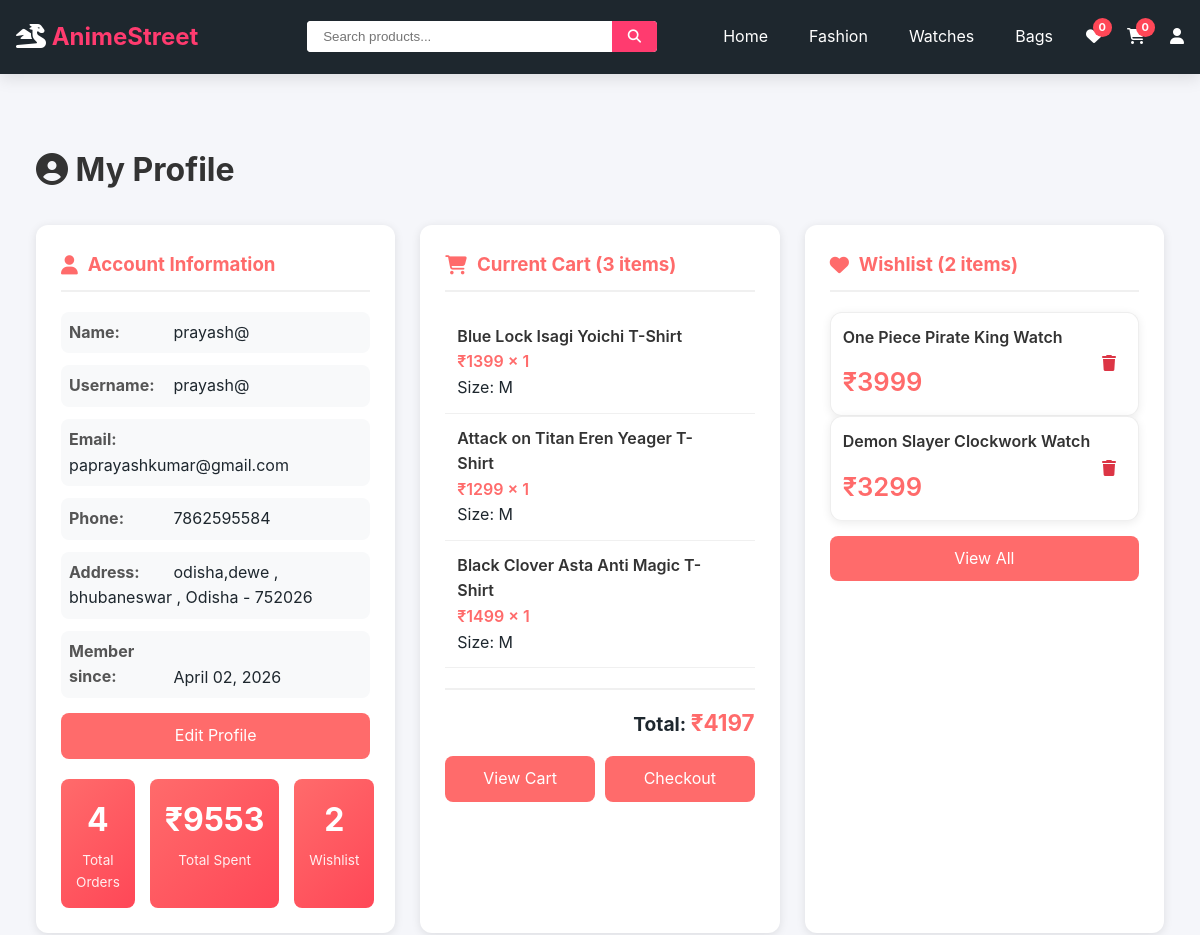
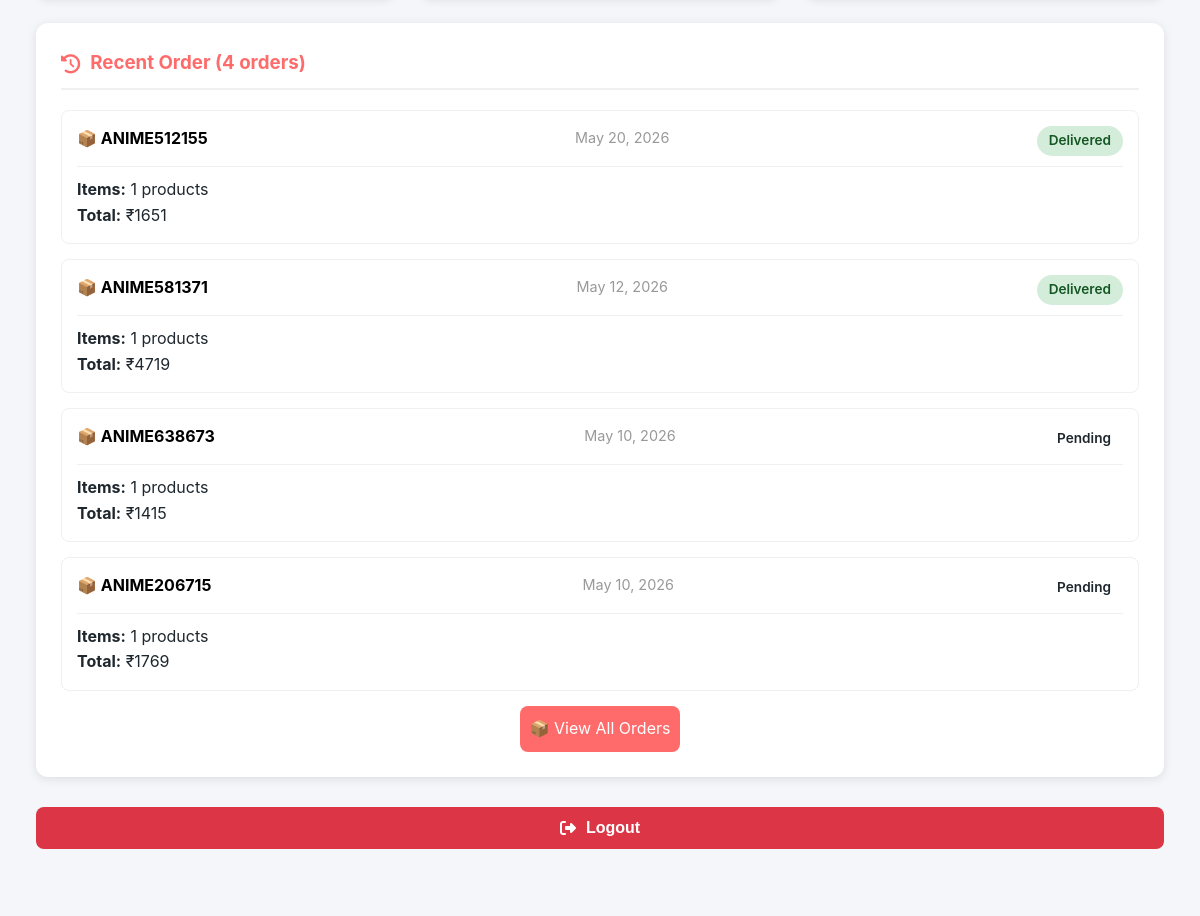
Page /profile/ (signed in, upper part) on the earlier database version (2 pictures, top to bottom).
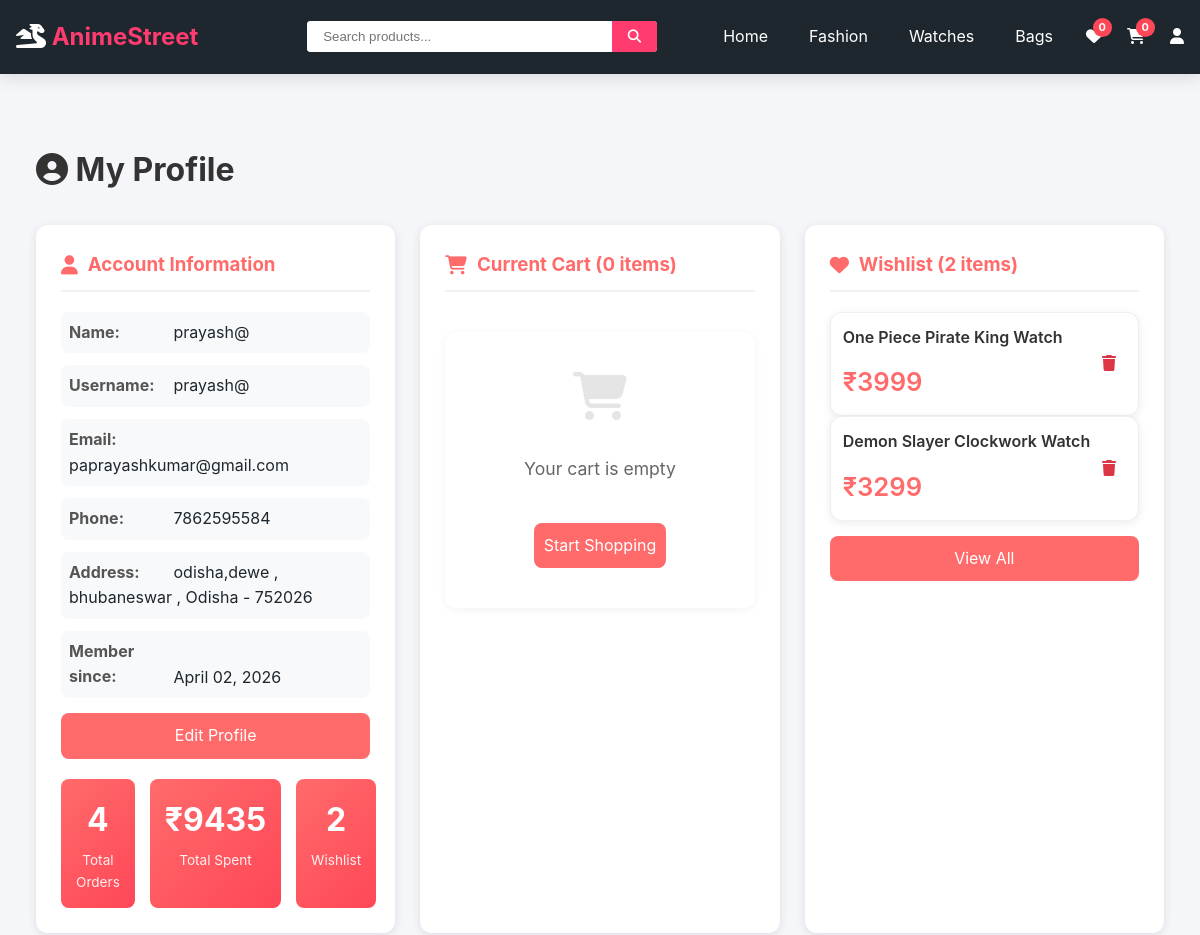
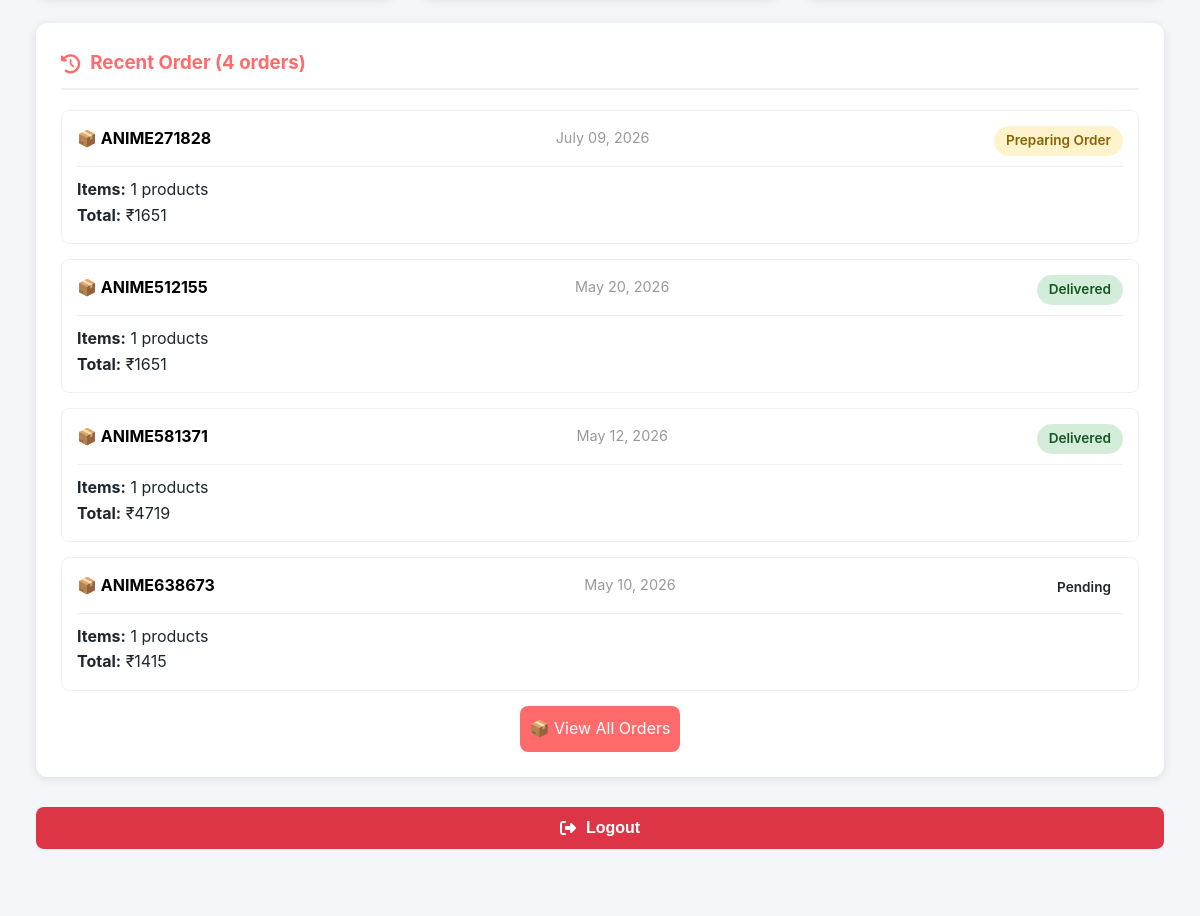
Same page on the later database version (2 pictures, top to bottom).
### shop/models.py (models this page shows, shortened)
class CartItem(models.Model):
    cart = models.ForeignKey(Cart, on_delete=models.CASCADE, related_name='items')
    product = models.ForeignKey(Product, on_delete=models.CASCADE)
    size = models.CharField(max_length=10, default='M')
    quantity = models.PositiveIntegerField(default=1)
    def get_total(self):
        return self.product.price * self.quantity
    class Meta:
        unique_together = ['cart', 'product', 'size']

class Product(models.Model):
    product_id = models.IntegerField(unique=True)
    name = models.CharField(max_length=200)
    price = models.DecimalField(max_digits=10, decimal_places=2)
    category = models.ForeignKey(Category, on_delete=models.CASCADE, related_name='products')
    sub_category = models.CharField(max_length=50, blank=True, null=True)
    type = models.CharField(max_length=100, blank=True)
    image = models.CharField(max_length=500, blank=True, null=True)
    image_url = models.URLField(max_length=500, blank=True, null=True)
    rating = models.DecimalField(max_digits=3, decimal_places=2, default=4.5)
    reviews = models.IntegerField(default=0)
    description = models.TextField(blank=True)
    sizes = models.JSONField(default=list)
    in_stock = models.BooleanField(default=True)
    featured = models.BooleanField(default=False)
    created_at = models.DateTimeField(auto_now_add=True)

class WishlistItem(models.Model):
    wishlist = models.ForeignKey(Wishlist, on_delete=models.CASCADE, related_name='items')
    product = models.ForeignKey(Product, on_delete=models.CASCADE)
    added_at = models.DateTimeField(auto_now_add=True)
    class Meta:
        unique_together = ['wishlist', 'product']

class Order(models.Model):
    user = models.ForeignKey(User, on_delete=models.CASCADE)
    total_price = models.DecimalField(max_digits=10, decimal_places=2)
    payment_method = models.CharField(max_length=10, default="COD")
    transaction_id = models.CharField(max_length=100, blank=True, null=True)
    payment_screenshot = models.ImageField(upload_to='payments/', blank=True, null=True)
    payment_status = models.CharField(max_length=20, default="Pending")
    STATUS_CHOICES = [
    ('pending', 'Pending'),
    ('paid', 'Payment Confirmed'),
    ('processing', 'Preparing Order'),
    ('packed', 'Packed'),
    ('shipped', 'Shipped'),
    ('out_for_delivery', 'Out for Delivery'),
    ('delivered', 'Delivered'),
    ]
    status = models.CharField(
    max_length=30,
    choices=STATUS_CHOICES,
    default='pending'
)
    order_id = models.CharField(max_length=20, unique=True, blank=True)
    tracking_id = models.CharField(max_length=100, blank=True, null=True)
    created_at = models.DateTimeField(auto_now_add=True)

### shop/views.py (the view)
# urls.py: path('profile/', views.profile, name='profile'),
@login_required
def profile(request):
    cart, created = Cart.objects.get_or_create(user=request.user)
    wishlist, created = Wishlist.objects.get_or_create(user=request.user)
    orders = Order.objects.filter(user=request.user)\
        .prefetch_related('items')\
        .order_by('-created_at')[:4]
    cart_items = cart.items.select_related('product').all()
    wishlist_items = wishlist.items.select_related('product').all()
    cart_total = cart.get_total()
    total_orders = orders.count()
    total_spent = sum(order.total_price for order in orders)
    context = {
        'user': request.user,
        'cart_items': cart_items,
        'wishlist_items': wishlist_items,
        'orders': orders,
        'cart_total': cart_total,
        'total_orders': total_orders,
        'total_spent': total_spent,
    }
    return render(request, 'shop/profile.html', context)

### shop/context_processors.py (called while the page is built)
def cart_count(request):
    if request.user.is_authenticated:
        try:
            cart, created = Cart.objects.get_or_create(user=request.user)
            count = cart.get_total_items()
        except:
            count = 0
    else:
        count = 0
    return {'cart_count': count}

### shop/models.py (called while the page is built)
    def get_total(self):
        return sum(item.get_total() for item in self.items.all())

    def get_total_items(self):
        return sum(item.quantity for item in self.items.all())

### shop/templates/shop/profile.html (shortened to what the changed rows need)
{% extends 'shop/base.html' %}
{% load static %}
{% block content %}
<div class="container">
    <div class="profile-container">
        <h1><i class="fas fa-user-circle"></i> My Profile</h1>
        <div class="profile-grid">
            <div class="profile-card user-info">
                <div class="stats-grid">
                    <div class="stat-box">
                        <div class="stat-number">₹{{ total_spent|floatformat:0 }}</div>
                        <div class="stat-label">Total Spent</div>
                    </div>
                </div>
            </div>
            <div class="profile-card">
                <h3><i class="fas fa-shopping-cart"></i> Current Cart ({{ cart_items|length }} items)</h3>
                {% if cart_items %}
                <div>
                    {% for item in cart_items %}
                    <div class="cart-item">
                        <div class="cart-item-info">
                            <div class="cart-item-name">{{ item.product.name }}</div>
                            <div class="cart-item-price">₹{{ item.product.price|floatformat:0 }} × {{ item.quantity }}
                            </div>
                            <div class="cart-item-size">Size: {{ item.size }}</div>
                        </div>
                        <div class="cart-item-remove"
                            onclick='removeFromCart("{{ item.product.product_id }}", "{{ item.size }}")' <i
                            class="fas fa-trash"></i>
                        </div>
                    </div>
                    {% endfor %}
                    <div class="cart-total">
                        Total: <span>₹{{ cart_total|floatformat:0 }}</span>
                    </div>
                    <div class="action-buttons">
                        <a href="{% url 'shop:cart' %}" class="checkout-btn">View Cart</a>
                        <a href="{% url 'shop:checkout' %}" class="checkout-btn">Checkout</a>
                    </div>
                </div>
                {% else %}
                <div class="empty-state">
                    <i class="fas fa-shopping-cart"></i>
                    <p>Your cart is empty</p>
                    <a href="{% url 'shop:index' %}" class="checkout-btn">Start Shopping</a>
                </div>
                {% endif %}
            </div>
            <div class="profile-card">
                {% if wishlist_items %}
                <div>
                    {% for item in wishlist_items %}
                    <div class="wishlist-item">
                        <div class="wishlist-item-info">
                            <div class="wishlist-item-name">{{ item.product.name }}</div>
                            <div class="wishlist-item-price">₹{{ item.product.price|floatformat:0 }}</div>
                        </div>
                        <div class="wishlist-item-remove"
                        onclick='removeFromWishlist("{{ item.product.product_id }}")'>
                            <i class="fas fa-trash"></i>
                        </div>
                    </div>
                    {% endfor %}
                </div>
                {% else %}
                <div class="empty-state">
                    <i class="fas fa-heart-broken"></i>
                    <p>Your wishlist is empty</p>
                    <a href="{% url 'shop:fashion' %}" class="checkout-btn">Explore Products</a>
                </div>
                {% endif %}
            </div>
        </div>
        <div class="profile-card" style="margin-top: 25px;">
            {% if orders %}
            <div>
                {% for order in orders|slice:":4" %}
                <div class="order-item">
                    <div class="order-header">
                        <div style="color: black; font-weight: bold;">
                            📦 {{ order.order_id }}
                        </div>
                        <span class="order-date">{{ order.created_at|date:"F d, Y" }}</span>
                        <span class="order-status status-{{ order.status }}">{{ order.get_status_display }}</span>
                    </div>
                    <p><strong>Items:</strong> {{ order.items.count }} products</p>
                    <p><strong>Total:</strong> ₹{{ order.total_price|floatformat:0 }}</p>
                </div>
                {% endfor %}
            </div>
            {% else %}
            <div class="empty-state">
                <i class="fas fa-shopping-bag"></i>
                <p>No orders yet</p>
                <a href="{% url 'shop:index' %}" class="checkout-btn">Start Shopping</a>
            </div>
            {% endif %}
        </div>
    </div>
</div>
{% endblock %}

Differences in the rows shown:
removed CartItem: product.name "Blue Lock Isagi Yoichi T-Shirt", product.price "1399", quantity "1", size "M"
removed CartItem: product.name "Attack on Titan Eren Yeager T-Shirt", product.price "1299", quantity "1", size "M"
removed CartItem: product.name "Black Clover Asta Anti Magic T-Shirt", product.price "1499", quantity "1", size "M"
no longer on this page (row unchanged): Order: order_id "ANIME206715", created_at "May 10, 2026", status "Pending", items.count "1", total_price "1769"
added Order: order_id "ANIME271828", created_at "July 09, 2026", status "Preparing Order", items.count "1", total_price "1651"
Other differences:
{{ total_spent|floatformat:0 }}: "9553" → "9435"
{{ cart_items|length }}: "3" → "0"
{{ cart_total|floatformat:0 }}: "4197" → (not shown)
text no longer shown: "Total: ₹ View Cart Checkout"
text now shown: "Your cart is empty Start Shopping"
